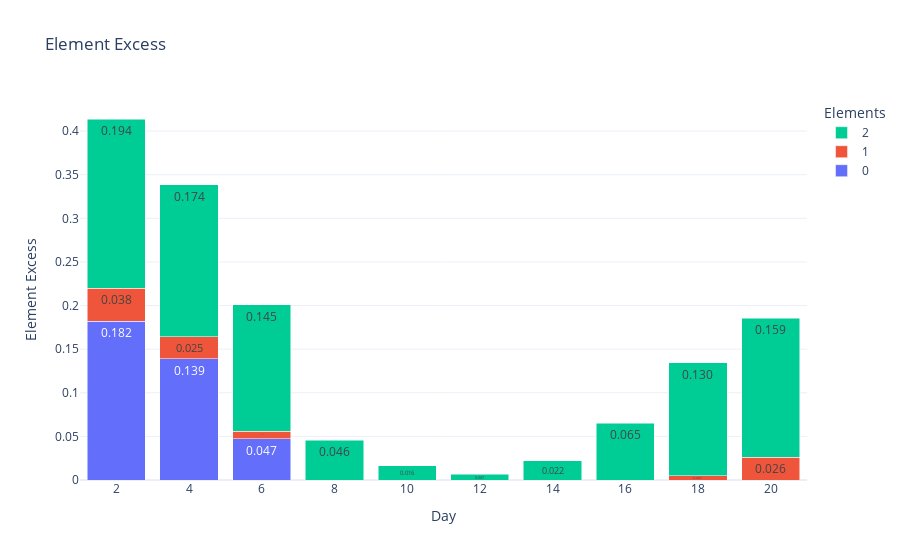

Notebook cell for this chart:
### Code cell
def create_fertilizer_df(optimization_results):
    data = {}
    for k, result in optimization_results.items():
        data[k] = result.x
    df = pd.DataFrame(data).T  # Transpose to have keys as row indexes
    return df

df_fertilizer_usage = create_fertilizer_df(optimization_results)


fig = plot_element_stacked_interactive_streamlit(df_fertilizer_usage)
fig.show()

### Figure 1 — Plotly figure (JSON) as saved in the notebook; plotly's stock layout.template omitted (floating-point values rounded to 4 significant figures)
{"data": [{"base": [0, 0, 0, 0, 0, 0, 0, 0, 0, 0], "hoverinfo": "text+name", "name": "0", "offsetgroup": "0", "text": ["0.182", "0.139", "0.047", "0.000", "0.000", "0.000", "0.000", "0.000", "0.000", "0.000"], "type": "bar", "x": ["2", "4", "6", "8", "10", "12", "14", "16", "18", "20"], "y": [0.1818, 0.1391, 0.04718, 2.659e-27, 0, 5.551e-17, 5.019e-27, 0, 0, 4.654e-21]}, {"base": [0.1818, 0.1391, 0.04718, 2.659e-27, 0, 5.551e-17, 5.019e-27, 0, 0, 4.654e-21], "hoverinfo": "text+name", "name": "1", "offsetgroup": "0", "text": ["0.038", "0.025", "0.009", "0.000", "0.000", "0.000", "0.000", "0.000", "0.005", "0.026"], "type": "bar", "x": ["2", "4", "6", "8", "10", "12", "14", "16", "18", "20"], "y": [0.03779, 0.02491, 0.008828, 1.193e-26, 0, 5.551e-17, 0, 0, 0.004622, 0.02623]}, {"base": [0.2196, 0.164, 0.05601, 1.459e-26, 0, 1.11e-16, 5.019e-27, 0, 0.004622, 0.02623], "hoverinfo": "text+name", "name": "2", "offsetgroup": "0", "text": ["0.194", "0.174", "0.145", "0.046", "0.016", "0.007", "0.022", "0.065", "0.130", "0.159"], "type": "bar", "x": ["2", "4", "6", "8", "10", "12", "14", "16", "18", "20"], "y": [0.1942, 0.1742, 0.1452, 0.04555, 0.01612, 0.006611, 0.02179, 0.06502, 0.1299, 0.1593]}], "layout": {"barmode": "stack", "hovermode": "x", "legend": {"title": {"text": "Elements"}}, "title": {"text": "Element Excess"}, "xaxis": {"title": {"text": "Day"}, "type": "category"}, "yaxis": {"title": {"text": "Element Excess"}}}}
